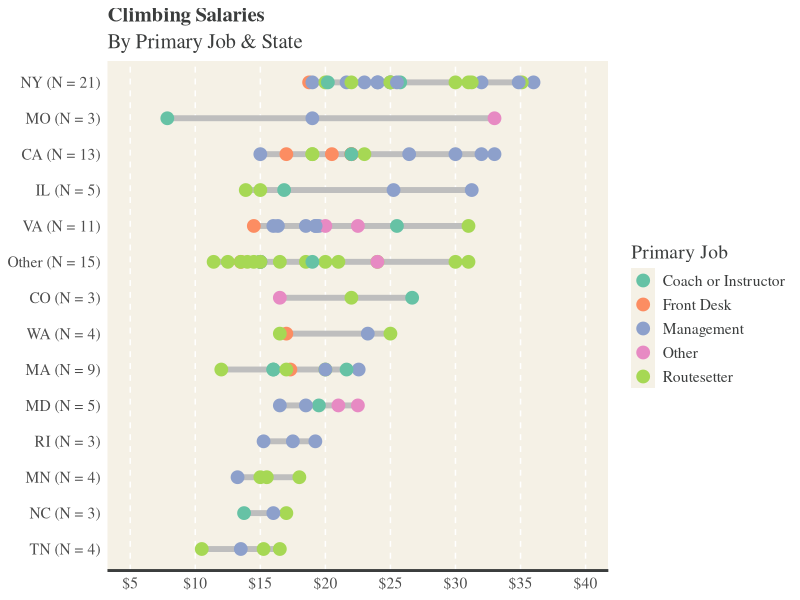
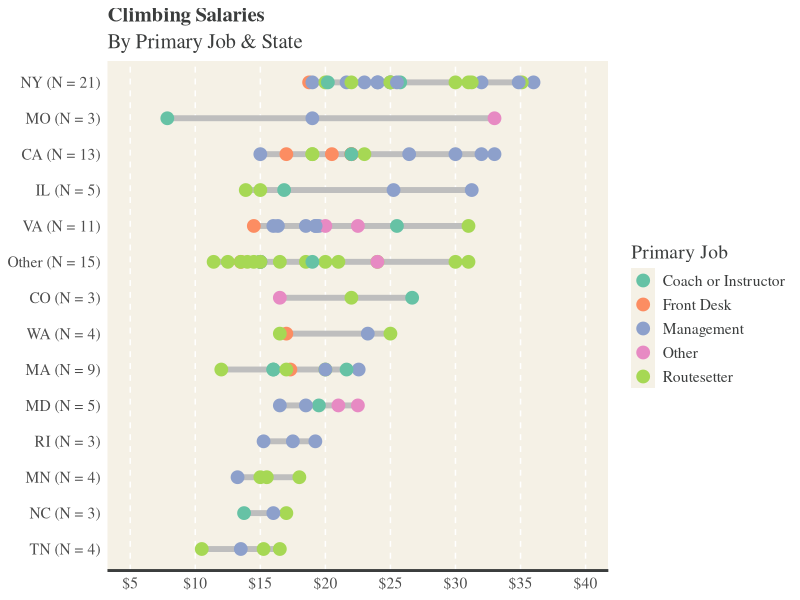

The R script that drew these images, in order:
library(tidyverse)

# Load cleaned up version of the raw Climbing Salary Data from Reddit
# Add count and a state + count (y-axis label) columns 
Climbing_Wage <- read.csv("FTClimbingSalary_Clean.csv") %>%
  mutate(Count = map_int(.x = State_Clean, 
                         .f = ~table(State_Clean)[.]),
         State_N = case_when(
           Count > 2 ~ paste0(State_Clean, " (N = ", Count, ")"),
           Count <= 2 ~ "Other (N = 15)"))

# Create the lollipop chart
Climbing_Wage %>%
  group_by(State_N) %>%
  summarise(Min = min(Primary_Clean), 
            Mean = mean(Primary_Clean), 
            Max = max(Primary_Clean)) %>%
  mutate(across(.cols = 2:4, .fns = round, digits = 2),
         State_N = fct_reorder(State_N, Max)) %>%
  ggplot() +
  geom_segment(aes(x = State_N, 
                   xend = State_N, 
                   y = Min, 
                   yend = Max), 
               color = "gray", 
               size = 2) +
  geom_point(data = Climbing_Wage,
             aes(x = State_N, 
                 y = Primary_Clean, 
                 color = Main_Clean),
             size = 4) +
  scale_color_brewer(palette = "Set2") +
  coord_flip() +
  scale_y_continuous(limits = c(5, 40), 
                     breaks = (seq(from = 5, to = 40, by = 5)),
                     labels = c(paste0("$",seq(from = 5, to = 40, by = 5)))) +
  theme_classic() +
  theme(axis.line.x = element_line(color = "#3b3d3d", size = 1, linetype = "solid"),
        axis.line.y = element_blank(),
        axis.ticks = element_blank(),
        axis.title = element_blank(),
        plot.title = element_text(face = "bold", size = 15),
        plot.subtitle = element_text(size = 15),
        panel.background = element_rect(fill = "#f5f1e6"),
        panel.grid.major.x = element_line(linetype = "dashed", color = "white"),
        text = element_text(size = 14, family = "serif", color = "#3b3d3d")) +
  labs(title = "Climbing Salaries",
       subtitle = "By Primary Job & State",
       color = "Primary Job")

# Export/save the plot
ggsave("CW_lollipop.png", units = "in", width = 11, height = 6, dpi = 350)
dev.off()
